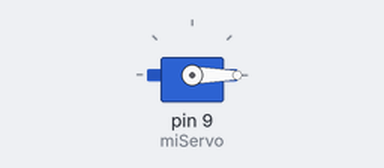
This sketch was run on a simulated Arduino Uno, built with avr-gcc and run on an emulated ATmega328P. Parts: servo.

Above: at 0.05 s.
Timing chart, 0 to 4.6 s (numbered marks = the images above):
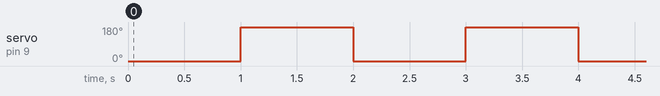

Measured:
- by itself, servo on pin 9 (miServo): alternates 180° for 1.0 s and 0° for 1.0 s

The sketch:

servo.ino
```cpp
// Sesion 6 - El primer movimiento del servo
// Cables del servo: cafe (o negro) a GND, rojo a 5V, naranjo al pin 9.
// La libreria Servo se instala una vez desde el gestor de librerias del IDE
// (icono de libros): esta explicado al final de la sesion 6.

#include <Servo.h>
Servo miServo;           // le pongo nombre a mi servo

void setup() {
  miServo.attach(9);     // vive en el pin 9
}

void loop() {
  miServo.write(0);      // ¡al angulo 0!
  delay(1000);
  miServo.write(180);    // ¡ahora al 180!
  delay(1000);
}
```
